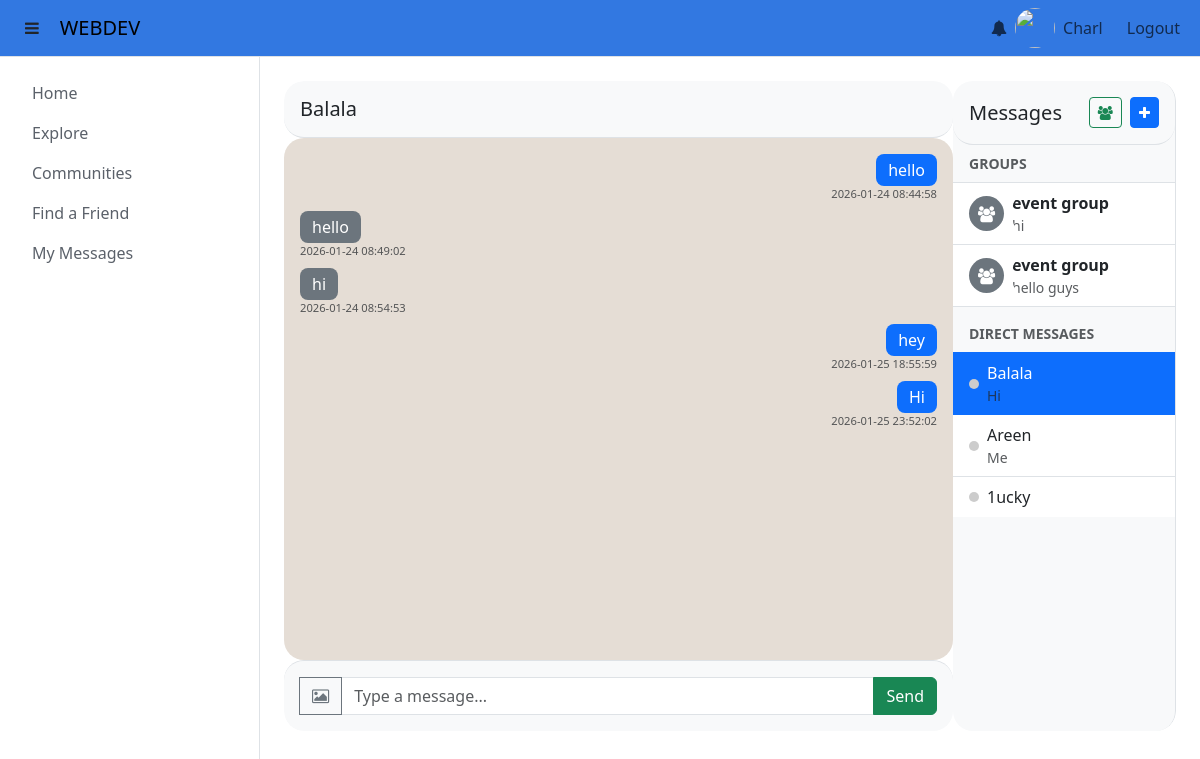
Screenshot of /my_messages (signed in) with the database file from the repository.
### tables this page shows
CREATE TABLE users (
            user_id INTEGER PRIMARY KEY AUTOINCREMENT,
            username TEXT UNIQUE NOT NULL,
            password TEXT NOT NULL,
            email TEXT NOT NULL,
            phone TEXT NOT NULL,
            age INT NOT NULL
        );

CREATE TABLE messages (
            message_id INTEGER PRIMARY KEY AUTOINCREMENT,
            sender_id INTEGER NOT NULL,
            recipient_id INTEGER NOT NULL,
            content TEXT NOT NULL,
            created_at DATETIME DEFAULT CURRENT_TIMESTAMP,
            FOREIGN KEY(sender_id) REFERENCES users(user_id),
            FOREIGN KEY(recipient_id) REFERENCES users(user_id)
        );

CREATE TABLE group_chats (
            group_id INTEGER PRIMARY KEY AUTOINCREMENT,
            name TEXT NOT NULL,
            creator_id INTEGER NOT NULL,
            description TEXT,
            created_at DATETIME DEFAULT CURRENT_TIMESTAMP,
            FOREIGN KEY(creator_id) REFERENCES users(user_id) ON DELETE CASCADE
        );

### main.py (the view, shortened to what this page needs)
@app.route('/my_messages', methods=['GET', 'POST'])
def my_messages():
    if 'username' not in session:
        return redirect(url_for('login'))
    conn = get_db()
    current_user_id = conn.execute(
        "SELECT user_id FROM users WHERE username = ?", (session['username'],)
    ).fetchone()['user_id']
    chats_query = conn.execute("""
        SELECT DISTINCT u.user_id, u.username, p.display_name,
               (SELECT content
                FROM messages
                WHERE (sender_id = ? AND recipient_id = u.user_id)
                   OR (sender_id = u.user_id AND recipient_id = ?)
                ORDER BY created_at DESC LIMIT 1
               ) AS last_message,
               (SELECT MAX(created_at) FROM messages m2
                WHERE (m2.sender_id = u.user_id AND m2.recipient_id = ?)
                   OR (m2.sender_id = ? AND m2.recipient_id = u.user_id)
               ) AS last_message_time
        FROM users u
        JOIN user_profiles p ON u.user_id = p.user_id
        WHERE u.user_id IN (
            -- Users from message history
            SELECT sender_id FROM messages WHERE recipient_id = ?
            UNION
            SELECT recipient_id FROM messages WHERE sender_id = ?
            UNION
            -- Users from contacts
            SELECT contact_user_id FROM contacts WHERE user_id = ?
        )
        ORDER BY last_message_time DESC NULLS LAST, p.display_name ASC
    """, (current_user_id, current_user_id, current_user_id, current_user_id, current_user_id, current_user_id, current_user_id)).fetchall()
    chats = []
    for row in chats_query:
        chats.append({
            'user_id': row['user_id'],
            'username': row['username'],
            'display_name': row['display_name'],
            'last_message': row['last_message'] if row['last_message'] else "",
            'online': row['username'] in online_users
        })
    groups_query = conn.execute("""
        SELECT g.group_id, g.name, g.description,
               (SELECT content FROM group_messages WHERE group_id = g.group_id ORDER BY created_at DESC LIMIT 1) as last_message
        FROM group_chats g
        JOIN group_members gm ON g.group_id = gm.group_id
        WHERE gm.user_id = ?
        ORDER BY g.created_at DESC
    """, (current_user_id,)).fetchall()
    if chats:
        current_chat = chats[0]
        messages = conn.execute("""
            SELECT m.content, m.created_at, u.username AS sender_username
            FROM messages m
            JOIN users u ON m.sender_id = u.user_id
            WHERE (m.sender_id = ? AND m.recipient_id = ?)
               OR (m.sender_id = ? AND m.recipient_id = ?)
            ORDER BY m.created_at ASC
        """, (current_user_id, current_chat['user_id'], current_chat['user_id'], current_user_id)).fetchall()
    else:
        current_chat = None
        messages = []
    return render_template(
        'chat_private.html',
        messages=messages,
        chats=chats,
        groups=groups_query, # Pass groups
        current_chat=current_chat,
        recipient=current_chat  # Remmeber  this
    )

### helpers.py (called while the page is built)
def connect_db():
    sql = sqlite3.connect(DATABASE)
    sql.row_factory = sqlite3.Row
    sql.execute("PRAGMA foreign_keys = ON")
    return sql

def get_db():
    if not hasattr(g, 'sqlite3_db'):
        g.sqlite3_db = connect_db()
    return g.sqlite3_db

### templates/chat_private.html (shortened to what this page needs)
{% extends 'base.html' %}
{% block body %}
<div style = " overflow-y: hidden;">
<div class='d-flex flex-row col-12' style="height: calc(100vh - 150px); ">
    <div class="col d-flex flex-column" style="height: 100%;">
        <div id="chat-header" class="p-3 border-bottom bg-light d-flex align-items-center">
            {% if recipient %}
                <h5 class="mb-0">{{ recipient.display_name }}</h5>
            {% elif currentGroup %}
                <h5 class="mb-0"><i class="fa fa-users me-2"></i>{{ currentGroup.name }}</h5>
            {% else %}
                <h5 class="mb-0">Select a chat</h5>
            {% endif %}
        </div>
        <div id="chat-box" class="flex-grow-1 p-3 overflow-auto" style="background-color:#e5ddd5;">
            {% if messages %}
                {% for msg in messages %}
                    <div class="mb-2 {% if msg.sender_username == username %}text-end{% else %}text-start{% endif %}">
                        {% if '[IMAGE]' in msg.content %}
                             <img src="{{ msg.content.replace('[IMAGE]', '') }}" style="max-width:200px; border-radius:8px;">
                        {% else %}
                        <span class="badge chat-bubble {% if msg.sender_username == username %}bg-primary{% else %}bg-secondary{% endif %} c"
                            style="font-size: 1rem; font-weight: normal; padding: 8px 12px;
                                    max-width: 200px; display: inline-block;
                                    word-wrap: break-word; overflow-wrap: break-word;">
                            {{ msg.content }}
                        </span>
                        {% endif %}
                        <div class="text-muted small" style="font-size:0.7rem;">
                            {{ msg.created_at }}
                        </div>
                    </div>
                {% endfor %}
            {% else %}
                <div class="text-center text-muted mt-5">
                    <p>No messages yet. Say hello!</p>
                </div>
            {% endif %}
        </div>
        <div class="p-3 border-top bg-light" style="flex-shrink: 0;">
            <div class="input-group">
                <button id="image-btn" class="btn btn-outline-secondary" title="Send image" {% if not recipient and not currentGroup %}disabled{% endif %}>
                    <i class="fa fa-image"></i>
                </button>
                <input type="text" id="chat-input" class="form-control" placeholder="Type a message..." {% if not recipient and not currentGroup %}disabled{% endif %}>
                <button id="send-btn" class="btn btn-success" {% if not recipient and not currentGroup %}disabled{% endif %}>Send</button>
            </div>
        </div>
    </div>
    <div class="border-end col-lg-3 col-md-5" style="background-color:#f8f9fa; overflow-y:auto; height: 100%;">
        <div class="p-3 border-bottom d-flex justify-content-between align-items-center">
            <h5 class="mb-0">Messages</h5>
            <div>
                <button class="btn btn-sm btn-outline-success me-1" data-bs-toggle="modal" data-bs-target="#createGroupModal" title="Create Group Chat">
                    <i class="fa fa-users"></i>
                </button>
                <button class="btn btn-sm btn-primary" onclick="document.getElementById('contactModal').style.display='block'" title="Find People">
                    <i class="fa fa-plus"></i>
                </button>
            </div>
        </div>
        <ul class="list-group list-group-flush" id="chatsList">
            {% if groups %}
                <li class="list-group-item bg-light text-muted small fw-bold">GROUPS</li>
                {% for group in groups %}
                <li class="list-group-item list-group-item-action d-flex align-items-center"
                    style="cursor:pointer;"
                    onclick="loadGroupChat({{ group.group_id }}, '{{ group.name }}')">
                    <div class="bg-secondary rounded-circle d-flex align-items-center justify-content-center me-2" style="width:35px; height:35px; color:white;">
                        <i class="fa fa-users"></i>
                    </div>
                    <div class="flex-grow-1 overflow-hidden">
                        <div class="d-flex justify-content-between align-items-center">
                            <strong>{{ group.name }}</strong>
                        </div>
                        <small class="text-muted d-block text-truncate">{{ group.last_message or 'No messages yet' }}</small>
                    </div>
                </li>
                {% endfor %}
            {% endif %}
            <li class="list-group-item bg-light text-muted small fw-bold mt-2">DIRECT MESSAGES</li>
            {% if chats %}
                {% for chat in chats %}
                <li class="list-group-item list-group-item-action d-flex align-items-center {% if recipient and chat.username == recipient.username %}active{% endif %}"
                    style="cursor:pointer;"
                    onclick="window.location.href='/chat/{{ chat.username }}'">
                    <span class="rounded-circle me-2"
                          style="width:10px; height:10px; background-color: {% if chat.online %}#0f0{% else %}#ccc{% endif %}; display:inline-block;"></span>
                    <div class="flex-grow-1">
                        <div>{{ chat.display_name }}</div>
                        <small class="text-muted d-block text-truncate">{{ chat.last_message }}</small>
                    </div>
                </li>
                {% endfor %}
            {% else %}
                <li class="list-group-item text-center text-muted py-3">No contacts yet.</li>
            {% endif %}
        </ul>
    </div>
</div>
</div>
{% endblock %}

### templates/base.html (shortened to what this page needs)
<!DOCTYPE html>
<html lang="en">
<head>
    <link href="https://cdn.jsdelivr.net/npm/bootstrap@5.3.8/dist/css/bootstrap.min.css" rel="stylesheet">
    <link rel="stylesheet" href="https://cdnjs.cloudflare.com/ajax/libs/font-awesome/4.7.0/css/font-awesome.min.css">
    <link rel="stylesheet" href="{{ url_for('static', filename='main.css') }}">
</head>
<body>
    <nav id="topnavbar" class="navbar navbar-expand-lg navbar-light border-bottom">
        <div class="container-fluid">
            <div class="d-flex align-items-center">
                <button id="sidebarToggle" class="btn me-2">
                    <i class="fa fa-bars"></i>
                </button>
                <a class="navbar-brand mb-0" href="{{ url_for('index') }}">WEBDEV</a>
            </div>
            <div class="collapse navbar-collapse" id="navbarNav">
                <ul class="navbar-nav ms-auto align-items-center">
                    {% if logged_in %}
                        <li class="nav-item dropdown">
                            <a class="nav-link position-relative" href="#" data-bs-toggle="dropdown">
                                <i class="fa fa-bell"></i>
                            </a>
                        </li>
                        <li class="nav-item d-flex align-items-center me-3">
                            <img src="{{ url_for('static', filename='profile.jpg') }}"
                                 class="rounded-circle me-2" width="40" height="40">
                            <a class="nav-link p-0" href="{{ url_for('userprofile', username=username) }}">
                                {{ username }}
                            </a>
                        </li>
                        <li class="nav-item">
                            <a class="nav-link" href="{{ url_for('logout') }}">Logout</a>
                        </li>
                    {% endif %}
                </ul>
            </div>
        </div>
    </nav>
    <div id="layoutWrapper" class="d-flex w-100">
        <nav id="sidebar" class="border-end">
            <ul id="sidenav" class="nav flex-column p-3">
                <li class="nav-item">
                    <a class="nav-link" href="{{ url_for('index') }}">Home</a>
                </li>
                <li class="nav-item">
                    <a class="nav-link" data-bs-toggle="collapse" href="#communityMenu">Explore</a>
                </li>
                <li class="nav-item">
                    <a class="nav-link" data-bs-toggle="collapse" href="#usercommunityMenu">Communities</a>
                </li>
                <li class="nav-item">
                    <a class="nav-link" href="{{ url_for('find_a_friend_hub') }}">Find a Friend</a>
                </li>
                <li class="nav-item">
                    <a class="nav-link" href="{{ url_for('my_messages') }}">My Messages</a>
                </li>
            </ul>
        </nav>
        <div id="maincontent" class="flex-grow-1 p-4">
            {% block body %}{% endblock %}
        </div>
    </div>
</body>
</html>

### static/main.css (style rules this page uses)
body { height: 100%; overflow-y: hidden; }
#topnavbar { background-color: #3278e1; }
#layoutWrapper { display: flex; min-height: calc(100vh - 70px); transition: all 0.3s ease; }
#sidebar { width: 260px; min-height: calc(100vh - 70px); transition: all 0.3s ease; overflow-y: auto; }
#maincontent { flex: 1; min-height: calc(100vh - 70px); overflow-y: scroll; padding: 10px; transition: all 0.3s ease; }
body { overflow-y: hidden; height: 100%; }
#sidenav { min-height: calc(100dvh - 55px); }
#maincontent { height: calc(100dvh - 55px); overflow-y: scroll; padding: 10px; }
#sidenav { overflow-y: scroll; background-color: WHITE; }
#sidebar li a { color: #5B616A; }
a { color: #5B616A; }
.chat-bubble { display: inline-block; max-width: 200px; white-space: normal !important; word-break: break-word; padding: 8px 12px; font-size: 1rem; font-weight: normal; border-radius: 8px; }
#maincontent { flex: 1; height: calc(100vh - 70px); overflow: scroll; padding: 0; display: flex; flex-direction: column; }
div, .card { border-radius: 20px; }

### rows the page displays
users: username "Charl"
messages: content "hello", created_at "2026-01-24 08:44:58"
messages: content "hello", created_at "2026-01-24 08:49:02"
messages: content "hi", created_at "2026-01-24 08:54:53"
messages: content "hey", created_at "2026-01-25 18:55:59"
messages: content "Hi", created_at "2026-01-25 23:52:02"
group_chats: name "event group", last_message "hi"
group_chats: name "event group", last_message "hello guys"
users: display_name "Balala", last_message "Hi"
users: display_name "Areen", last_message "Me"
users: display_name "1ucky"

### other values shown
{{ recipient.display_name }} "Balala"
